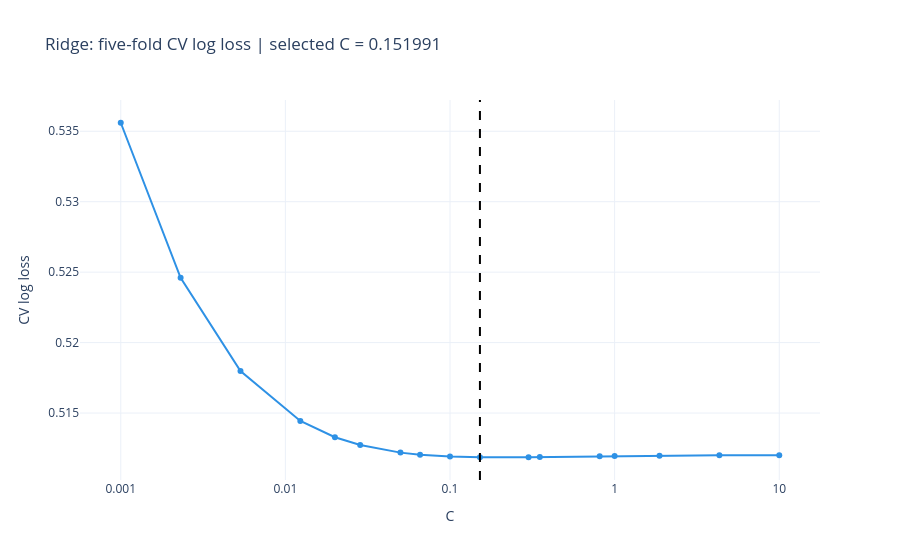
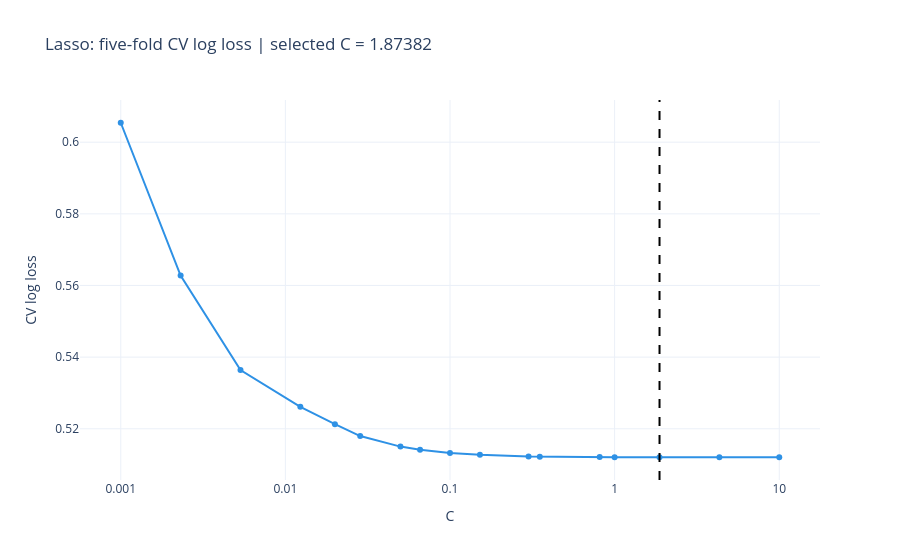

The cell these charts' notebook holds for them, in order:
### Code cell
for name, search in searches.items():
    chosen_C = search.best_params_["model__C"]
    fig = px.line(
        cv_results[cv_results["Model"] == name],
        x="C", y="CV log loss", log_x=True, markers=True,
        title=f"{name}: five-fold CV log loss | selected C = {chosen_C:g}"
    )
    fig.add_vline(x=chosen_C, line_dash="dash", line_color="black")
    fig.update_xaxes(tickvals=[0.0001, 0.001, 0.01, 0.1, 1, 10, 100, 1000],
                     ticktext=["0.0001", "0.001", "0.01", "0.1", "1", "10", "100", "1000"])
    fig.show()

### Figure 1 — Plotly figure (JSON) as saved in the notebook; plotly's stock layout.template omitted (floating-point values rounded to 4 significant figures)
{"data": [{"hovertemplate": "C=%{x}<br>CV log loss=%{y}<extra></extra>", "legendgroup": "", "line": {"color": "#2E91E5", "dash": "solid"}, "marker": {"symbol": "circle"}, "mode": "lines+markers", "name": "", "orientation": "v", "showlegend": false, "type": "scatter", "x": [0.001, 0.00231, 0.005337, 0.01233, 0.02, 0.02848, 0.05, 0.06579, 0.1, 0.152, 0.3, 0.3511, 0.8111, 1.0, 1.874, 4.329, 10.0], "xaxis": "x", "y": [0.5356, 0.5246, 0.518, 0.5144, 0.5133, 0.5127, 0.5122, 0.512, 0.5119, 0.5119, 0.5119, 0.5119, 0.5119, 0.5119, 0.512, 0.512, 0.512], "yaxis": "y"}], "layout": {"legend": {"tracegroupgap": 0}, "shapes": [{"line": {"color": "black", "dash": "dash"}, "type": "line", "x0": 0.152, "x1": 0.152, "xref": "x", "y0": 0, "y1": 1, "yref": "y domain"}], "title": {"text": "Ridge: five-fold CV log loss | selected C = 0.151991"}, "xaxis": {"anchor": "y", "domain": [0, 1], "ticktext": ["0.0001", "0.001", "0.01", "0.1", "1", "10", "100", "1000"], "tickvals": [0.0001, 0.001, 0.01, 0.1, 1, 10, 100, 1000], "title": {"text": "C"}, "type": "log"}, "yaxis": {"anchor": "x", "domain": [0, 1], "title": {"text": "CV log loss"}}}}

### Figure 2 — Plotly figure (JSON) as saved in the notebook; plotly's stock layout.template omitted (floating-point values rounded to 4 significant figures)
{"data": [{"hovertemplate": "C=%{x}<br>CV log loss=%{y}<extra></extra>", "legendgroup": "", "line": {"color": "#2E91E5", "dash": "solid"}, "marker": {"symbol": "circle"}, "mode": "lines+markers", "name": "", "orientation": "v", "showlegend": false, "type": "scatter", "x": [0.001, 0.00231, 0.005337, 0.01233, 0.02, 0.02848, 0.05, 0.06579, 0.1, 0.152, 0.3, 0.3511, 0.8111, 1.0, 1.874, 4.329, 10.0], "xaxis": "x", "y": [0.6054, 0.5628, 0.5364, 0.5261, 0.5213, 0.518, 0.515, 0.5142, 0.5133, 0.5127, 0.5123, 0.5122, 0.5121, 0.5121, 0.512, 0.512, 0.512], "yaxis": "y"}], "layout": {"legend": {"tracegroupgap": 0}, "shapes": [{"line": {"color": "black", "dash": "dash"}, "type": "line", "x0": 1.874, "x1": 1.874, "xref": "x", "y0": 0, "y1": 1, "yref": "y domain"}], "title": {"text": "Lasso: five-fold CV log loss | selected C = 1.87382"}, "xaxis": {"anchor": "y", "domain": [0, 1], "ticktext": ["0.0001", "0.001", "0.01", "0.1", "1", "10", "100", "1000"], "tickvals": [0.0001, 0.001, 0.01, 0.1, 1, 10, 100, 1000], "title": {"text": "C"}, "type": "log"}, "yaxis": {"anchor": "x", "domain": [0, 1], "title": {"text": "CV log loss"}}}}
